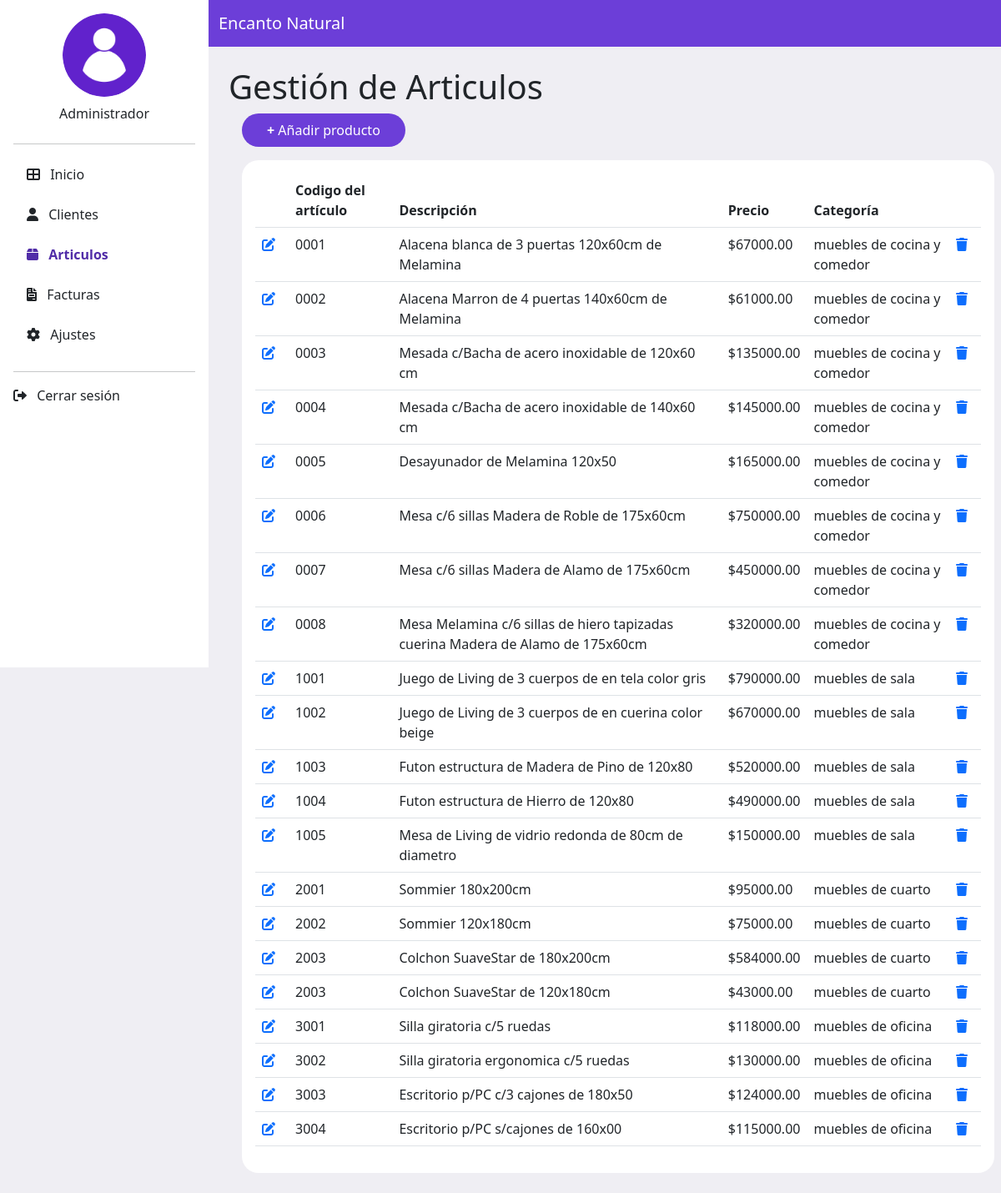
The page /vista/articulos.php on the database its author committed.
### tables this page shows
CREATE TABLE `producto` (
  `id_producto` int(11) NOT NULL,
  `codigo_producto` varchar(250) NOT NULL,
  `descripcion_producto` varchar(250) NOT NULL,
  `precio_producto` decimal(10,2) NOT NULL,
  `categorias_id` int(11) DEFAULT NULL
);

CREATE TABLE `categorias` (
  `id` int(11) NOT NULL,
  `nombre` varchar(255) NOT NULL,
  `producto_id` int(11) DEFAULT NULL
);

### modelo/conexion.php (called while the page is built, shortened)
<?php
class Conexion
{
    private $conexion;
    public function __construct()
    {
        $this->conexion = new mysqli("localhost:3307", "root", "", "facturacion");
    }
    public function obtener_productos()
    {
        $sql = "SELECT p.id_producto, p.codigo_producto, p.descripcion_producto, p.precio_producto, c.nombre AS nombre_categoria
                FROM producto p
                JOIN categorias c ON p.categorias_id = c.id";
        $result = $this->conexion->query($sql);
        if ($result && $result->num_rows > 0) {
            $productos = array();
            while ($row = $result->fetch_assoc()) {
                $productos[] = $row;
            }
            return $productos;
        } else {
            return array();
        }
    }
}

### vista/articulos.php (the view, shortened to what this page needs)
<!DOCTYPE html>
<html lang="en">
<head>
  <link href="https://cdn.jsdelivr.net/npm/bootstrap@5.3.0/dist/css/bootstrap.min.css" rel="stylesheet">
  <link rel="stylesheet" href="https://cdnjs.cloudflare.com/ajax/libs/font-awesome/6.0.0-beta3/css/all.min.css">
  <link rel="stylesheet" href="styles.css">
</head>
<body>
  <?php
  include_once("../modelo/conexion.php");
  $modelo = new conexion();
  $productos = $modelo->obtener_productos();
  ?>
  <div class="d-flex">
    <div id="sidebar" class="bg-light p-3">
    <div class="text-center mb-4">
        <img src="img/user1.png" class="rounded-circle" alt="Avatar">
        <p class="mt-2">Administrador <br><?php session_start();
                                          echo htmlspecialchars($_SESSION["nombre_usuario"]) ?> </p>
      </div>
      <hr>
      <ul class="nav flex-column">
        <li class="nav-item mb-2">
          <a class="nav-link text-dark" href="admin.php"><i class="fas fa-th-large me-2"></i> Inicio</a>
        </li>
        <li class="nav-item mb-2">
          <a class="nav-link text-dark" href="clientes.php"><i class="fas fa-user me-2"></i> Clientes</a>
        </li>
        <li class="nav-item mb-2">
          <a class="nav-link text-dark active" href="articulos.php"><i class="fas fa-box me-2"></i> Articulos</a>
        </li>
        <li class="nav-item mb-2">
          <a class="nav-link text-dark" href="facturas.php"><i class="fas fa-file-invoice me-2"></i> Facturas</a>
        </li>
        <li class="nav-item mb-2">
          <a class="nav-link text-dark" href="ajustes.php"><i class="fas fa-cog me-2"></i> Ajustes</a>
        </li>
      </ul>
      <hr>
      <div class="mt-auto">
        <a class="nav-link text-dark" href="../controlador/cerrarSession.php"><i class="fas fa-sign-out-alt me-2"></i> Cerrar sesión</a>
      </div>
    </div>
    <div class="w-100">
      <nav class="navbar navbar-expand-lg navbar-light text-white">
        <div class="container-fluid">
          <span class="navbar-brand text-white">Encanto Natural</span>
        </div>
      </nav>
      <div class="content p-4">
        <div class="title-box">
          <h1>Gestión de Articulos</h1>
        </div>
        <a class="btn custom-btn btn-center mb-3 ms-3" onclick="abrirRecuadroo()"><b>+</b> Añadir producto </a>
        <div class="card custom-card ms-3">
          <div class="card-body">
            <table class="table table-hover">
              <thead>
                <tr>
                  <th scope="col"> </th>
                  <th scope="col">Codigo del artículo</th>
                  <th scope="col">Descripción</th>
                  <th scope="col">Precio</th>
                  <th scope="col">Categoría</th>
                  <th scope="col"> </th>
                </tr>
              </thead>
              <tbody>
                <?php
                foreach ($productos as $producto) {
                   echo "<th><a scope='row' href='../controlador/productoA.php?accion=editar&id=" . $producto["id_producto"] . "'><i class='fas fa-edit me-2'></i></a></th>";
                  echo "<td>" . $producto["codigo_producto"] . "</td>";
                  echo "<td>" . $producto["descripcion_producto"] . "</td>";
                  echo "<td>$" . $producto["precio_producto"] . "</td>";
                  echo "<td>" . $producto["nombre_categoria"] . "</td>";
                  echo "<th><a scope='row' href='../controlador/productoA.php?accion=eliminar&id=" . $producto["id_producto"] . "'><i class='fas fa-trash me-2'></i></a></th>";
                }
                ?>
              </tbody>
            </table>
          </div>
        </div>
</body>
</html>

### vista/styles.css (style rules this page uses)
#sidebar { width: 250px; height: 100vh; position: fixed; left: 0; top: 0; overflow-y: auto; background-color: white !important; }
#sidebar .nav-link { font-size: 16px; }
#sidebar .nav-link.active { color: #512da8 !important; border-radius: 5px; font-weight: bold; }
#sidebar img { width: 100px; height: 100px; }
#sidebar .mt-auto { margin-top: auto; }
.content { margin-left: 250px; width: calc(100% - 250px); }
#sidebar .nav-link { color: #343a40; transition: color 0.3s ease-in-out; }
#sidebar .nav-link i { transition: color 0.3s ease-in-out; }
.content { margin-left: 250px; }
.navbar { margin-left: 250px; background-color: #6c3ed8; }
.custom-btn { background-color: #6c3ed8; color: white; border: none; padding: 8px 30px; border-radius: 20px; transition: background-color 0.3s ease; align-items: center; }
.custom-card { border-radius: 20px; border:none; width: 100%; max-width: 100%; overflow: hidden; }
body { background-color: #efeef3; }

### rows shown on the page
producto: codigo_producto "0001", descripcion_producto "Alacena blanca de 3 puertas 120x60cm de Melamina", precio_producto "67000.00", categorias.nombre "muebles de cocina y comedor"
producto: codigo_producto "0002", descripcion_producto "Alacena Marron de 4 puertas 140x60cm de Melamina", precio_producto "61000.00", categorias.nombre "muebles de cocina y comedor"
producto: codigo_producto "0003", descripcion_producto "Mesada c/Bacha de acero inoxidable de 120x60 cm", precio_producto "135000.00", categorias.nombre "muebles de cocina y comedor"
producto: codigo_producto "0004", descripcion_producto "Mesada c/Bacha de acero inoxidable de 140x60 cm", precio_producto "145000.00", categorias.nombre "muebles de cocina y comedor"
producto: codigo_producto "0005", descripcion_producto "Desayunador de Melamina 120x50", precio_producto "165000.00", categorias.nombre "muebles de cocina y comedor"
producto: codigo_producto "0006", descripcion_producto "Mesa c/6 sillas Madera de Roble de 175x60cm", precio_producto "750000.00", categorias.nombre "muebles de cocina y comedor"
producto: codigo_producto "0007", descripcion_producto "Mesa c/6 sillas Madera de Alamo de 175x60cm", precio_producto "450000.00", categorias.nombre "muebles de cocina y comedor"
producto: codigo_producto "0008", descripcion_producto "Mesa Melamina c/6 sillas de hiero tapizadas cuerina Madera de Alamo de 175x60cm", precio_producto "320000.00", categorias.nombre "muebles de cocina y comedor"
producto: codigo_producto "1001", descripcion_producto "Juego de Living de 3 cuerpos de en tela color gris", precio_producto "790000.00", categorias.nombre "muebles de sala"
producto: codigo_producto "1002", descripcion_producto "Juego de Living de 3 cuerpos de en cuerina color beige", precio_producto "670000.00", categorias.nombre "muebles de sala"
producto: codigo_producto "1003", descripcion_producto "Futon estructura de Madera de Pino de 120x80", precio_producto "520000.00", categorias.nombre "muebles de sala"
producto: codigo_producto "1004", descripcion_producto "Futon estructura de Hierro de 120x80", precio_producto "490000.00", categorias.nombre "muebles de sala"
producto: codigo_producto "1005", descripcion_producto "Mesa de Living de vidrio redonda de 80cm de diametro", precio_producto "150000.00", categorias.nombre "muebles de sala"
producto: codigo_producto "2001", descripcion_producto "Sommier 180x200cm", precio_producto "95000.00", categorias.nombre "muebles de cuarto"
producto: codigo_producto "2002", descripcion_producto "Sommier 120x180cm", precio_producto "75000.00", categorias.nombre "muebles de cuarto"
producto: codigo_producto "2003", descripcion_producto "Colchon SuaveStar de 180x200cm", precio_producto "584000.00", categorias.nombre "muebles de cuarto"
producto: codigo_producto "2003", descripcion_producto "Colchon SuaveStar de 120x180cm", precio_producto "43000.00", categorias.nombre "muebles de cuarto"
producto: codigo_producto "3001", descripcion_producto "Silla giratoria c/5 ruedas", precio_producto "118000.00", categorias.nombre "muebles de oficina"
producto: codigo_producto "3002", descripcion_producto "Silla giratoria ergonomica c/5 ruedas", precio_producto "130000.00", categorias.nombre "muebles de oficina"
producto: codigo_producto "3003", descripcion_producto "Escritorio p/PC c/3 cajones de 180x50", precio_producto "124000.00", categorias.nombre "muebles de oficina"
producto: codigo_producto "3004", descripcion_producto "Escritorio p/PC s/cajones de 160x00", precio_producto "115000.00", categorias.nombre "muebles de oficina"
